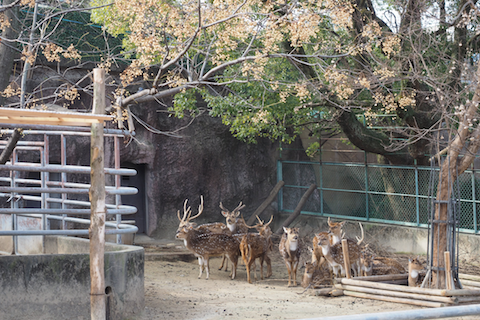
#> input picture P1020027.png, 480 x 320 px
$ python imageRecSampleEx.py P1020027.png out.png
#> lines starting #> are read from the running program, lines starting #| are printed output that depends on the picture
# -*- coding:utf-8 -*-

import sys
import numpy as np
from skimage import io
from skimage import transform
import matplotlib.pyplot as plt
import matplotlib.cm as cm

def compute_score_map(template, target):
	# 拡大縮小しない場合と同様にscore_mapを計算
	th, tw = template.shape[0:2]
	# 各位置におけるSSDを保存する変数
	score_map = np.zeros(shape = (target.shape[0] - th,
								  target.shape[1] - tw))
	# 画像全体を走査して、SSDを計算
	for y in range(score_map.shape[0]):
		print("DEBUG:calc_line: %d" % y)
		for x in range(score_map.shape[1]):
			diff = target[y:y + th, x:x + tw] - template
			score_map[y, x] = np.square(diff).sum()
	return score_map

def main():
	# コマンドライン引数受け取り
	template_path = sys.argv[1]
	target_path = sys.argv[2]

	# テンプレート、対象画像の読み込み（グレースケール）
	template = io.imread(template_path, as_gray = True)
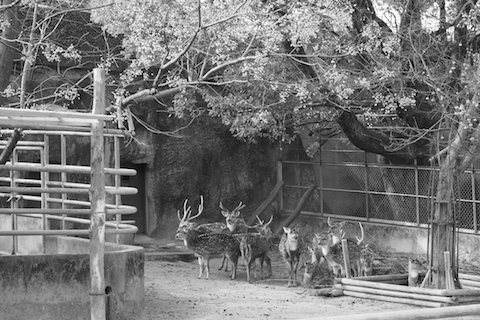
#> template: shape (320, 480) float64; min 0.00392, max 1, mean 0.463
#> (the run stopped early here; a loop or call above may not have finished)

$ run again, on mandrill.png
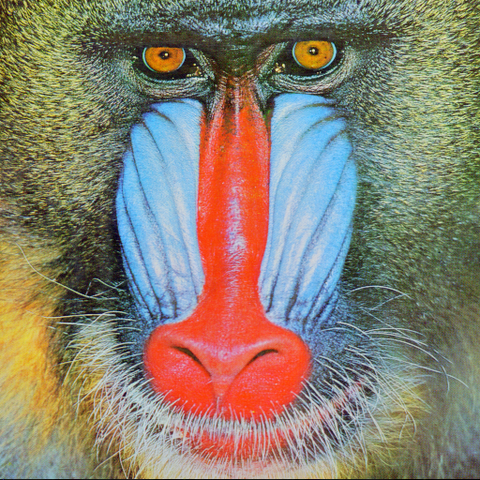
#> input picture mandrill.png, 480 x 480 px
#> in main, `template = io.imread(template_path, as_gray = True)`:
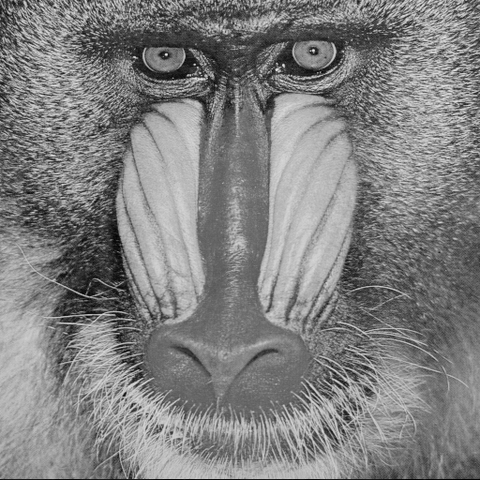
#> template: shape (480, 480) float64; min 0.00979, max 0.947, mean 0.506
